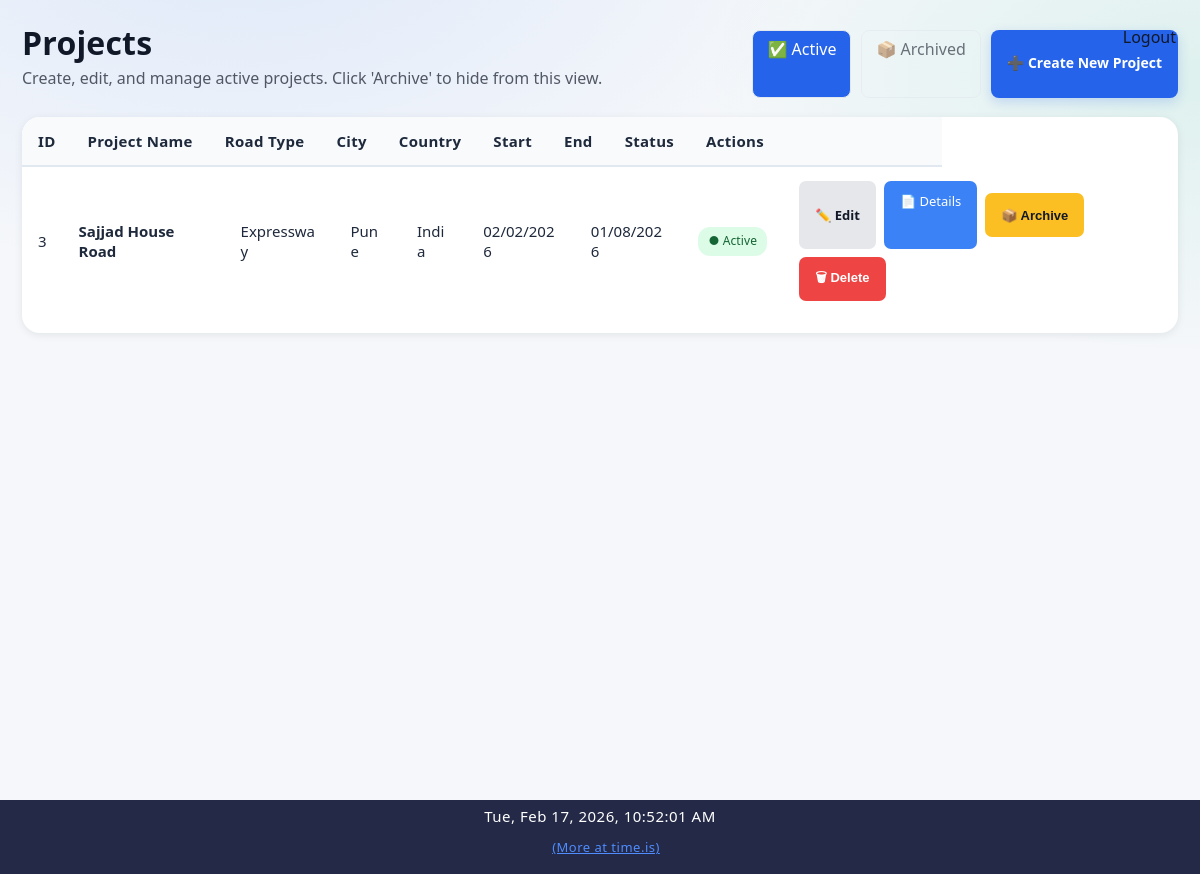
Screenshot of /projects (signed in) with the database file from the repository.
### app/models/project.py (models this page shows)
class Project(Base):
    __tablename__ = "projects"
    id = Column(Integer, primary_key=True, index=True)
    name = Column(String(255), nullable=False)
    project_code = Column(String(100), nullable=True)
    client_authority = Column(String(255), nullable=True)
    contractor = Column(String(255), nullable=True)
    consultant_pmc = Column(String(255), nullable=True)
    is_active = Column(Boolean, default=True, nullable=False)
    status = Column(String(20), default="active", nullable=False)
    road_type = Column(String(100), nullable=False)
    lanes = Column(Integer, nullable=False)
    road_width = Column(Float, nullable=False)
    road_length_km = Column(Float, nullable=False)
    carriageway_width = Column(Float, nullable=True)
    shoulder_type = Column(String(100), nullable=True)
    median_type = Column(String(100), nullable=True)
    project_type = Column(String(50), nullable=False, server_default="")
    road_name = Column(String(255), nullable=True)
    lane_configuration = Column(String(10), nullable=True)
    road_pavement_type = Column(String(20), nullable=True)
    terrain_type = Column(String(20), nullable=True)
    concrete_pavement_type = Column(String(20), nullable=True)  # PQC/RCC
    slab_thickness_mm = Column(Integer, nullable=True)
    grade_of_concrete = Column(String(20), nullable=True)
    joint_spacing_m = Column(Float, nullable=True)
    dowel_diameter_mm = Column(Integer, nullable=True)
    tie_bar_diameter_mm = Column(Integer, nullable=True)
    road_construction_type = Column(String(100), nullable=True)
    road_category = Column(String(100), nullable=True)
    road_engineering_type = Column(String(150), nullable=True)
    road_preset_key = Column(String(200), nullable=True)
    road_extras_json = Column(Text, nullable=True)
    preset_activities_json = Column(Text, nullable=True)
    preset_materials_json = Column(Text, nullable=True)
    country = Column(String(100), nullable=False)
    state = Column(String(100), nullable=True)
    district = Column(String(100), nullable=True)
    city = Column(String(100), nullable=False)
    location_id = Column(Integer, ForeignKey("locations.id"), nullable=True)
    chainage_start = Column(String(50), nullable=True)
    chainage_end = Column(String(50), nullable=True)
    planned_start_date = Column(Date, nullable=False)
    planned_end_date = Column(Date, nullable=False)
    created_by = Column(Integer, nullable=False)
    created_at = Column(DateTime, default=datetime.utcnow, nullable=False)
    updated_at = Column(
        DateTime,
        default=datetime.utcnow,
        onupdate=datetime.utcnow,
        nullable=False,
    )
    completed_at = Column(DateTime, nullable=True)
    activities = relationship(
        "Activity",
        back_populates="project",
        cascade="all, delete-orphan"
    )
    project_activities = relationship(
        "ProjectActivity",
        back_populates="project",
        cascade="all, delete-orphan"
    )
    planned_materials = relationship(
        "PlannedMaterial",
        back_populates="project",
        cascade="all, delete-orphan"
    )
    material_usage_daily = relationship(
        "MaterialUsageDaily",
        back_populates="project",
        cascade="all, delete-orphan"
    )
    location = relationship("Location")

### app/routes/projects.py (the view)
@router.get("", response_class=HTMLResponse)
def projects_page(request: Request, show: str = "active", db: Session = Depends(get_db)):
    user = request.session.get("user")
    if not user:
        flash(request, "Please login to continue", "warning")
        return RedirectResponse("/login", status_code=302)
    base = (
        db.query(Project)
        .outerjoin(ProjectUser, Project.id == ProjectUser.project_id)
    )
    if show == "archived":
        base = base.filter(Project.is_active == False)
    else:  # Default to "active"
        base = base.filter(
            Project.is_active == True,
            Project.status == "active",
            Project.completed_at.is_(None),
        )
    base = base.filter(
        ~func.lower(Project.name).like("%preset%"),
        ~func.lower(Project.name).like("%test%"),
    )
    if user.get("role") == "superadmin":
        projects = base.distinct().order_by(Project.id.desc()).all()
    elif user.get("role") == "admin":
        projects = (
            base.filter(Project.created_by == user["id"])
            .distinct()
            .order_by(Project.id.desc())
            .all()
        )
    else:
        projects = (
            base.filter(
                (Project.created_by == user["id"]) |
                (ProjectUser.user_id == user["id"])
            )
            .distinct()
            .order_by(Project.id.desc())
            .all()
        )
    return templates.TemplateResponse(
        "projects.html",
        {"request": request, "projects": projects, "user": user, "show": show}
    )

### app/templates/projects.html (shortened to what this page needs)
{% extends "base.html" %}
{% block content %}
<div class="page-header"
     style="display:flex;justify-content:space-between;align-items:center;margin-bottom:20px;flex-wrap:wrap;gap:12px">
    <div>
        <h1 class="page-title">
            Projects
        </h1>
        <p style="opacity:0.7;margin-top:4px">
            {% if show == "archived" %}
            View and restore archived projects. Click 'Restore' to unarchive.
            {% else %}
            Create, edit, and manage active projects. Click 'Archive' to hide from this view.
            {% endif %}
        </p>
    </div>
    <div style="display:flex;gap:10px;flex-wrap:wrap">
        <a href="?show=active" class="btn-toggle" style="{% if show == 'active' %}background:#2563eb;color:#fff{% else %}opacity:0.6{% endif %}">
            ✅ Active
        </a>
        <a href="?show=archived" class="btn-toggle" style="{% if show == 'archived' %}background:#f59e0b;color:#fff{% else %}opacity:0.6{% endif %}">
            📦 Archived
        </a>
        {% if user["role"] in ["admin", "superadmin", "manager"] and show == "active" %}
        <a href="/projects/new" class="btn-primary">
            ➕ Create New Project
        </a>
        {% endif %}
    </div>
</div>
<div class="projects-card">
    {% if projects %}
    <table class="projects-table">
        <thead>
            <tr>
                <th>ID</th>
                <th>Project Name</th>
                <th>Road Type</th>
                <th>City</th>
                <th>Country</th>
                <th>Start</th>
                <th>End</th>
                <th>Status</th>
                <th style="min-width:220px">Actions</th>
            </tr>
        </thead>
        <tbody>
        {% for project in projects %}
            <tr>
                <td data-label="ID">{{ project.id }}</td>
                <td data-label="Project Name"><strong>{{ project.name }}</strong></td>
                <td data-label="Road Type">{{ project.road_type }}</td>
                <td data-label="City">{{ project.city }}</td>
                <td data-label="Country">{{ project.country }}</td>
                <td data-label="Start">{{ project.planned_start_date|ddmmyyyy }}</td>
                <td data-label="End">{{ project.planned_end_date|ddmmyyyy }}</td>
                <td data-label="Status">
                    {% if project.is_active %}
                        <span class="badge badge-success" title="Active">● Active</span>
                    {% else %}
                        <span class="badge badge-archived" title="Archived">📦 Archived</span>
                    {% endif %}
                </td>
                <td data-label="Actions" style="display:flex;gap:8px;flex-wrap:wrap;align-items:center">
                    {% if user["role"] in ["admin", "superadmin", "manager"] %}
                    {% if show != "archived" %}
                    <a href="/projects/{{ project.id }}/edit" class="btn-secondary btn-sm" title="Edit Project">
                        ✏️ Edit
                    </a>
                    {% endif %}
                    {% endif %}
                    <a href="/projects/{{ project.id }}" class="btn-info btn-sm" title="Project Details">
                        📄 Details
                    </a>
                    {% if user["role"] in ["admin", "superadmin", "manager"] %}
                    <form method="post" action="/projects/{{ project.id }}/archive" style="display:inline" onsubmit="return confirm('{% if project.is_active %}Archive this project? It will be hidden from active lists but can be restored later.{% else %}Restore this project to active status?{% endif %}')">
                        <button class="btn-warning btn-sm" type="submit" title="{% if project.is_active %}Archive{% else %}Restore{% endif %}">
                            {% if project.is_active %}📦 Archive{% else %}♻️ Restore{% endif %}
                        </button>
                    </form>
                    {% endif %}
                    {% if show != "archived" and user["role"] in ["admin", "superadmin"] %}
                    <form method="post" action="/projects/{{ project.id }}/delete" style="display:inline" onsubmit="return confirm('Delete this project permanently? This cannot be undone.')">
                        <button class="btn-danger btn-sm" type="submit" title="Delete Project">
                            🗑 Delete
                        </button>
                    </form>
                    {% endif %}
                </td>
            </tr>
        {% endfor %}
        </tbody>
    </table>
    {% endif %}
</div>
{% endblock %}

### static/css/style.css (style rules this page uses)
body { font-family: Arial, Helvetica, sans-serif; margin: 0; background-color: var(--bg); color: var(--text); }
table { width: 100%; border-collapse: collapse; background: var(--card); }
th { background: rgba(0,0,0,0.05); text-align: left; }
th, td { padding: 10px; border-bottom: 1px solid var(--border); }
button, .button { padding: 6px 12px; border-radius: 4px; border: none; cursor: pointer; background: var(--btn); color: white; text-decoration: none; }
:root { --bg: #f5f7fa; --bg-secondary: #ffffff; --bg-primary: #f5f7fa; --text: #111827; --text-muted: #6b7280; --text-primary: var(--text); --text-secondary: var(--text-muted); --card: #ffffff; --nav: #1f2937; --card-bg: var(--card); --card-border: var(--border-color); --border: #e5e7eb; --border-color: #e5e7eb; --input-bg: var(--card); --input-border: var(--border); --btn: #2563eb; --hover-bg: rgba(37, 99, 235, 0.1); --accent-color: #2563eb; }
html, body, table, th, td, input, select, textarea, button, .button { transition: background-color 0.3s ease, color 0.3s ease, border-color 0.3s ease; }
.page-title { margin-bottom: 20px; font-size: 26px; font-weight: 600; }
.badge { padding: 4px 10px; border-radius: 12px; font-size: 12px; font-weight: bold; }
.badge-success { background: #1f9d55; color: #fff; }
.btn-sm { padding: 4px 8px; font-size: 12px; }

### app/static/css/responsive.css (style rules this page uses)
html { --form-column-count: auto-fit; --button-width: auto; --input-height: 38px; --font-size-base: 16px; --padding-base: 20px; --gap-base: 16px; --max-content-width: 1200px; --sidebar-width: 250px; --touch-target-size: 44px; }
html.medium-screen { --form-column-count: auto-fit; --button-width: auto; --input-height: 38px; --font-size-base: 15px; --padding-base: 18px; --gap-base: 14px; --max-content-width: 1000px; --sidebar-width: 240px; --touch-target-size: 44px; }
button, .btn, .btn-primary, .btn-secondary, [role="button"] { width: var(--button-width); height: var(--touch-target-size); min-height: var(--touch-target-size); padding: 0 var(--padding-base); font-size: var(--font-size-base); cursor: pointer; display: inline-flex; align-items: center; justify-content: center; border-radius: 6px; transition: all 0.2s ease; border: none; }
body { font-size: var(--font-size-base); line-height: 1.5; }
h1 { font-size: calc(var(--font-size-base) * 1.8); margin: calc(var(--gap-base) * 2) 0 var(--gap-base) 0; }
p { margin: 0 0 var(--gap-base) 0; }
table { width: 100%; border-collapse: collapse; font-size: var(--font-size-base); }
th, td { padding: calc(var(--padding-base) / 2); text-align: left; border-bottom: 1px solid var(--border, #ddd); }
html.landscape { --padding-base: 12px; --gap-base: 8px; }

### static/css/ui_v2.css (style rules this page uses)
:root { --radius-xs: 6px; --radius-sm: 10px; --radius-md: 14px; --radius-lg: 18px; --shadow-sm: 0 1px 2px rgba(0,0,0,0.08); --shadow-md: 0 10px 30px rgba(0,0,0,0.18); --ring: 0 0 0 3px rgba(59,130,246,0.25); }
html, body { height: 100%; }
body { font-family: ui-sans-serif, system-ui, -apple-system, "Segoe UI", Roboto, Arial, "Noto Sans", "Liberation Sans", sans-serif; line-height: 1.35; }
.page-title { margin: 0 0 14px 0; font-size: 24px; font-weight: 800; letter-spacing: 0.2px; }
button, .button, .btn-primary, .btn-secondary, .btn-danger { border-radius: var(--radius-sm); font-weight: 600; transition: all 0.2s ease; cursor: pointer; border: none; display: inline-flex; align-items: center; justify-content: center; padding: 10px 16px; font-size: 14px; }
.btn-primary, .button { background: var(--btn); color: #ffffff; box-shadow: 0 4px 12px rgba(37, 99, 235, 0.2); }
.btn-secondary { background: #e5e7eb; color: #111827; border: 1px solid #d1d5db; }
.btn-danger { background: #dc2626; color: #ffffff; }
.table, table { border-radius: var(--radius-lg); overflow: hidden; }
table thead th { background: color-mix(in srgb, var(--card) 92%, black 8%); }

### app/templates/base.html (style rules this page uses)
a, a:visited { color: var(--text); text-decoration: none; }
.btn-primary { background: var(--btn); color: #fff; padding: 9px 14px; border-radius: 6px; border: none; cursor: pointer; }
.btn-secondary { background: #e5e7eb; color: #111827; padding: 9px 14px; border-radius: 6px; border: none; cursor: pointer; }

### rows the page displays
Project: id "3", name "Sajjad House Road", road_type "Expressway", city "Pune", country "India", planned_start_date|ddmmyyyy "02/02/2026", planned_end_date|ddmmyyyy "01/08/2026", is_active "● Active"
